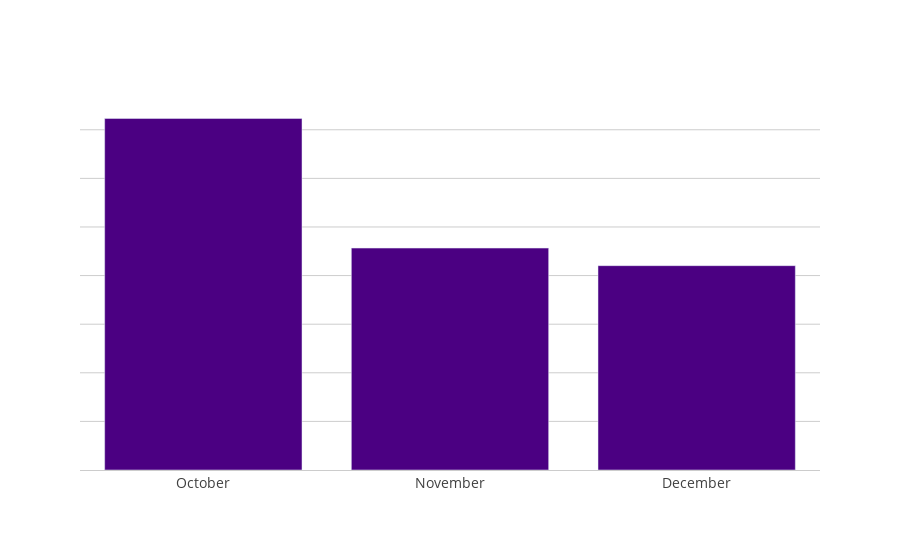

This figure's notebook cell:
### Code cell
fig_bar = go.Figure([go.Bar(x=df["Month"], y=df["Spent"], marker=dict(color = 'indigo'))])
fig_bar.update_layout(
    width=900,
    height=550,
    yaxis=dict(showgrid=True, gridcolor='rgba(0,0,0,0.2)', showticklabels=False),
    xaxis=dict(showgrid=False, zeroline=True, linecolor='rgba(0,0,0,0.2)'),
    plot_bgcolor='rgba(0,0,0,0)',
    paper_bgcolor='rgba(0,0,0,0)',
    font=dict(
        size=14,
        color='rgba(0,0,0,0.75)'
    )
)    
fig_bar.show()
fig_bar.write_image("./bar_chart.svg")

### Figure 1 — Plotly figure (JSON) as saved in the notebook; plotly's stock layout.template omitted (floating-point values rounded to 4 significant figures)
{"data": [{"marker": {"color": "indigo"}, "type": "bar", "x": ["October", "November", "December"], "y": [361.6, 228.3, 210.2]}], "layout": {"font": {"color": "rgba(0,0,0,0.75)", "size": 14}, "height": 550, "paper_bgcolor": "rgba(0,0,0,0)", "plot_bgcolor": "rgba(0,0,0,0)", "width": 900, "xaxis": {"linecolor": "rgba(0,0,0,0.2)", "showgrid": false, "zeroline": true}, "yaxis": {"gridcolor": "rgba(0,0,0,0.2)", "showgrid": true, "showticklabels": false}}}
